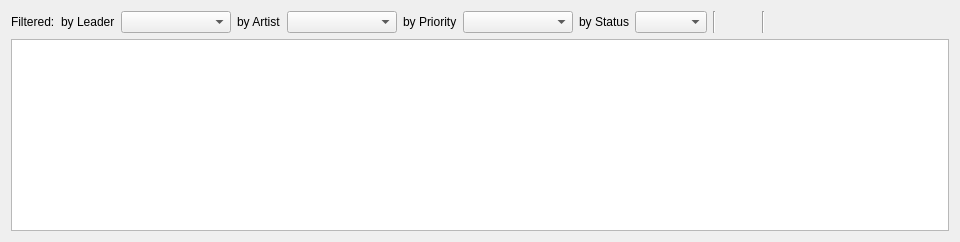
            <widget class="QWidget" name="tab_8">
             <attribute name="title">
              <string>Issue Tracking</string>
             </attribute>
             <layout class="QVBoxLayout" name="verticalLayout_11">
              <item>
               <layout class="QHBoxLayout" name="horizontalLayout_5">
                <item>
                 <widget class="QLabel" name="label_7">
                  <property name="text">
                   <string>Filtered:</string>
                  </property>
                 </widget>
                </item>
                <item>
                 <widget class="QLabel" name="label_8">
                  <property name="text">
                   <string>by Leader</string>
                  </property>
                 </widget>
                </item>
                <item>
                 <widget class="QComboBox" name="comboBox_4">
                  <property name="minimumContentsLength">
                   <number>10</number>
                  </property>
                 </widget>
                </item>
                <item>
                 <widget class="QLabel" name="label_9">
                  <property name="text">
                   <string>by Artist</string>
                  </property>
                 </widget>
                </item>
                <item>
                 <widget class="QComboBox" name="comboBox_5">
                  <property name="minimumContentsLength">
                   <number>10</number>
                  </property>
                 </widget>
                </item>
                <item>
                 <widget class="QLabel" name="label_10">
                  <property name="text">
                   <string>by Priority</string>
                  </property>
                 </widget>
                </item>
                <item>
                 <widget class="QComboBox" name="comboBox_6">
                  <property name="minimumContentsLength">
                   <number>10</number>
                  </property>
                 </widget>
                </item>
                <item>
                 <widget class="QLabel" name="label_12">
                  <property name="text">
                   <string>by Status</string>
                  </property>
                 </widget>
                </item>
                <item>
                 <widget class="QComboBox" name="cbbIssueStatus"/>
                </item>
                <item>
                 <widget class="Line" name="line_5">
                  <property name="orientation">
                   <enum>Qt::Vertical</enum>
                  </property>
                 </widget>
                </item>
                <item>
                 <spacer name="horizontalSpacer_2">
                  <property name="orientation">
                   <enum>Qt::Horizontal</enum>
                  </property>
                  <property name="sizeHint" stdset="0">
                   <size>
                    <width>40</width>
                    <height>20</height>
                   </size>
                  </property>
                 </spacer>
                </item>
                <item>
                 <widget class="Line" name="line">
                  <property name="orientation">
                   <enum>Qt::Vertical</enum>
                  </property>
                 </widget>
                </item>
                <item>
                 <widget class="QPushButton" name="pushButton_11">
                  <property name="toolTip">
                   <string>Create new issue</string>
                  </property>
                  <property name="text">
                   <string/>
                  </property>
                  <property name="icon">
                   <iconset>
                    <normaloff>:/Project/Add.png</normaloff>:/Project/Add.png</iconset>
                  </property>
                  <property name="flat">
                   <bool>true</bool>
                  </property>
                 </widget>
                </item>
                <item>
                 <widget class="QPushButton" name="pushButton_12">
                  <property name="toolTip">
                   <string>Issue solved</string>
                  </property>
                  <property name="text">
                   <string/>
                  </property>
                  <property name="icon">
                   <iconset resource="../../source/icons/IconResource.qrc">
                    <normaloff>:/Project/Check.png</normaloff>:/Project/Check.png</iconset>
                  </property>
                  <property name="flat">
                   <bool>true</bool>
                  </property>
                 </widget>
                </item>
                <item>
                 <widget class="QPushButton" name="pushButton_3">
                  <property name="toolTip">
                   <string>edit issue</string>
                  </property>
                  <property name="text">
                   <string/>
                  </property>
                  <property name="icon">
                   <iconset resource="../../source/icons/IconResource.qrc">
                    <normaloff>:/Project/Edit.png</normaloff>:/Project/Edit.png</iconset>
                  </property>
                  <property name="flat">
                   <bool>true</bool>
                  </property>
                 </widget>
                </item>
                <item>
                 <widget class="QPushButton" name="pushButton_13">
                  <property name="toolTip">
                   <string>remove issue</string>
                  </property>
                  <property name="text">
                   <string/>
                  </property>
                  <property name="icon">
                   <iconset resource="../../source/icons/IconResource.qrc">
                    <normaloff>:/Project/Delete.png</normaloff>:/Project/Delete.png</iconset>
                  </property>
                  <property name="flat">
                   <bool>true</bool>
                  </property>
                 </widget>
                </item>
               </layout>
              </item>
              <item>
               <widget class="QListWidget" name="listWidgetIssue">
                <property name="alternatingRowColors">
                 <bool>true</bool>
                </property>
               </widget>
              </item>
             </layout>
            </widget>
